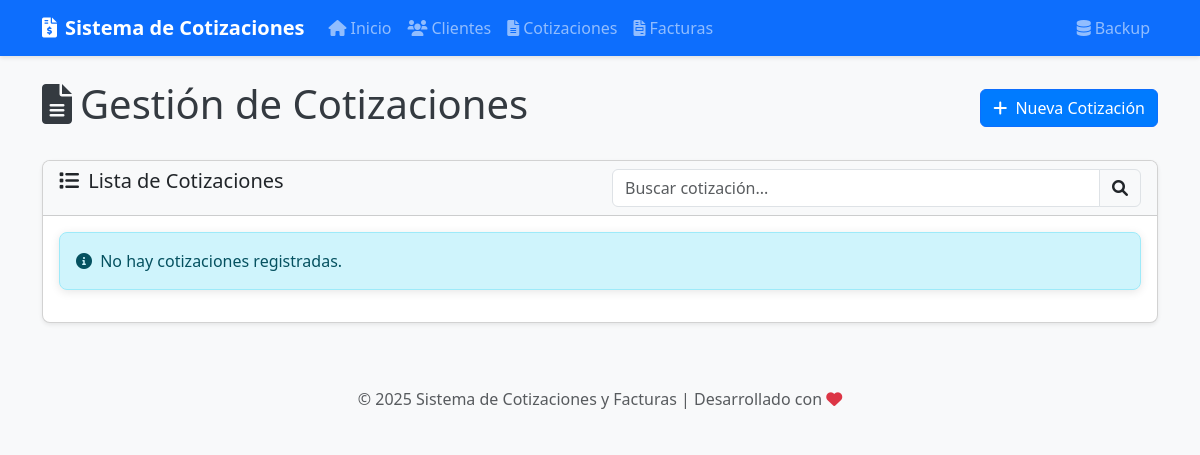
/cotizaciones, run on an earlier commit of the app's database.
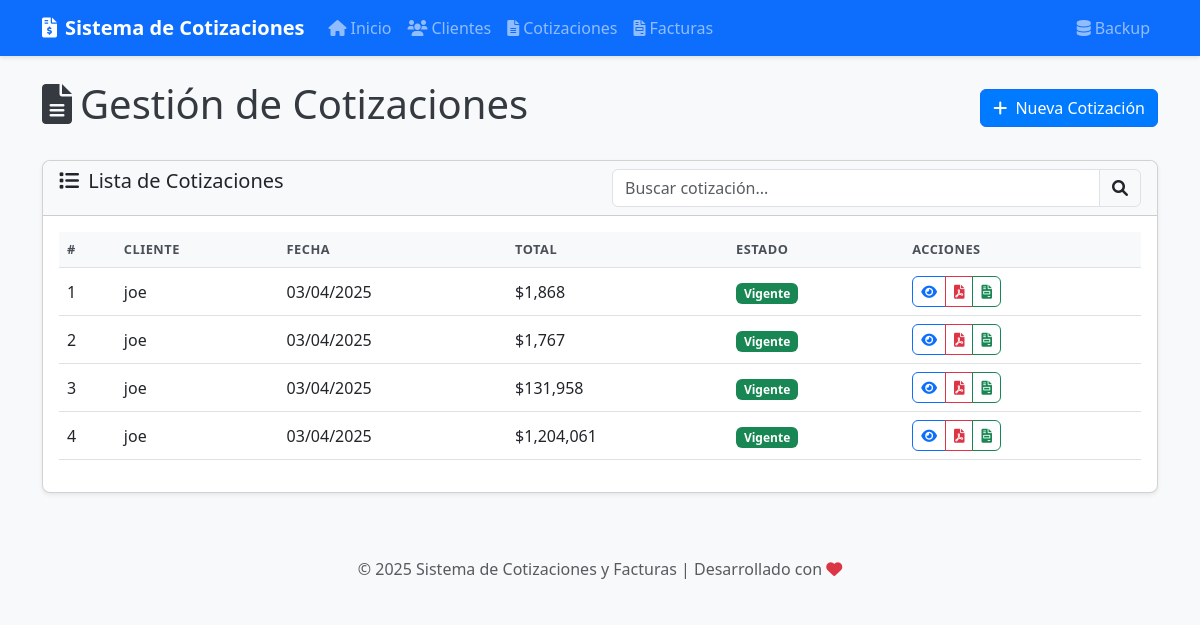
And on a later commit of the database.
### models.py (models this page shows, shortened)
class Cotizacion(db.Model):
    id = db.Column(db.Integer, primary_key=True)
    cliente_id = db.Column(db.Integer, db.ForeignKey('cliente.id'), nullable=False)
    fecha = db.Column(db.DateTime, default=datetime.now)
    validez = db.Column(db.Integer, default=30)  # Días de validez
    descripcion = db.Column(db.Text, nullable=True)
    items = db.relationship('ItemCotizacion', backref='cotizacion', lazy=True, cascade="all, delete-orphan")
    facturas = db.relationship('Factura', backref='cotizacion', lazy=True)
    @property
    def fecha_vencimiento(self):
        return self.fecha + timedelta(days=self.validez)
    @property
    def esta_vencida(self):
        return datetime.now() > self.fecha_vencimiento
    @property
    def subtotal(self):
        return sum(item.subtotal for item in self.items)
    @property
    def iva(self):
        return self.subtotal * 0.19  # 19% IVA en Chile
    @property
    def total(self):
        return self.subtotal + self.iva

class Cliente(db.Model):
    id = db.Column(db.Integer, primary_key=True)
    nombre = db.Column(db.String(100), nullable=False)
    email = db.Column(db.String(100), nullable=True)
    telefono = db.Column(db.String(20), nullable=True)
    direccion = db.Column(db.String(200), nullable=True)
    rut = db.Column(db.String(20), nullable=True)
    fecha_creacion = db.Column(db.DateTime, default=datetime.now)
    cotizaciones = db.relationship('Cotizacion', backref='cliente', lazy=True)
    facturas = db.relationship('Factura', backref='cliente', lazy=True)

class ItemCotizacion(db.Model):
    id = db.Column(db.Integer, primary_key=True)
    cotizacion_id = db.Column(db.Integer, db.ForeignKey('cotizacion.id'), nullable=False)
    nombre = db.Column(db.String(100), nullable=False)
    descripcion = db.Column(db.Text, nullable=True)
    cantidad = db.Column(db.Integer, default=1)
    precio_unitario = db.Column(db.Float, nullable=False)
    @property
    def subtotal(self):
        return self.cantidad * self.precio_unitario

### app.py (the view)
@app.route('/cotizaciones')
def listar_cotizaciones():
    cotizaciones = Cotizacion.query.all()
    return render_template('cotizaciones/listar.html', cotizaciones=cotizaciones)

### templates/cotizaciones/listar.html (shortened to what this page needs)
{% extends 'base.html' %}
{% block content %}
<div class="d-flex justify-content-between align-items-center mb-4">
    <h1><i class="fas fa-file-alt me-2"></i>Gestión de Cotizaciones</h1>
    <a href="{{ url_for('nueva_cotizacion') }}" class="btn btn-primary">
        <i class="fas fa-plus me-1"></i> Nueva Cotización
    </a>
</div>
<div class="card shadow-sm">
    <div class="card-header bg-light">
        <div class="row">
            <div class="col-md-6">
                <h5 class="mb-0"><i class="fas fa-list me-1"></i> Lista de Cotizaciones</h5>
            </div>
            <div class="col-md-6">
                <div class="input-group">
                    <input type="text" id="buscar-cotizacion" class="form-control" placeholder="Buscar cotización...">
                    <span class="input-group-text">
                        <i class="fas fa-search"></i>
                    </span>
                </div>
            </div>
        </div>
    </div>
    <div class="card-body">
        {% if cotizaciones %}
            <div class="table-responsive">
                <table class="table table-hover">
                    <thead>
                        <tr>
                            <th>#</th>
                            <th>Cliente</th>
                            <th>Fecha</th>
                            <th>Total</th>
                            <th>Estado</th>
                            <th>Acciones</th>
                        </tr>
                    </thead>
                    <tbody id="tabla-cotizaciones">
                        {% for cotizacion in cotizaciones %}
                            <tr>
                                <td>{{ cotizacion.id }}</td>
                                <td>{{ cotizacion.cliente.nombre }}</td>
                                <td>{{ cotizacion.fecha.strftime('%d/%m/%Y') }}</td>
                                <td>${{ "{:,.0f}".format(cotizacion.total) }}</td>
                                <td>
                                    {% if cotizacion.esta_vencida %}
                                        <span class="badge bg-danger">Vencida</span>
                                    {% else %}
                                        <span class="badge bg-success">Vigente</span>
                                    {% endif %}
                                </td>
                                <td>
                                    <div class="btn-group btn-group-sm">
                                        <a href="{{ url_for('ver_cotizacion', id=cotizacion.id) }}" class="btn btn-outline-primary" title="Ver detalle">
                                            <i class="fas fa-eye"></i>
                                        </a>
                                        <a href="{{ url_for('pdf_cotizacion', id=cotizacion.id) }}" class="btn btn-outline-danger" target="_blank" title="Ver PDF">
                                            <i class="fas fa-file-pdf"></i>
                                        </a>
                                        <a href="{{ url_for('cotizacion_a_factura', id=cotizacion.id) }}" class="btn btn-outline-success" title="Convertir a factura">
                                            <i class="fas fa-file-invoice"></i>
                                        </a>
                                    </div>
                                </td>
                            </tr>
                        {% endfor %}
                    </tbody>
                </table>
            </div>
        {% else %}
            <div class="alert alert-info">
                <i class="fas fa-info-circle me-1"></i> No hay cotizaciones registradas.
            </div>
        {% endif %}
    </div>
</div>
{% endblock %}

### templates/base.html (shortened to what this page needs)
<!DOCTYPE html>
<html lang="es">
<head>
    <link href="https://cdn.jsdelivr.net/npm/bootstrap@5.3.0-alpha1/dist/css/bootstrap.min.css" rel="stylesheet">
    <link rel="stylesheet" href="https://cdnjs.cloudflare.com/ajax/libs/font-awesome/6.0.0/css/all.min.css">
    <link rel="stylesheet" href="{{ url_for('static', filename='css/style.css') }}">
</head>
<body>
    <nav class="navbar navbar-expand-lg navbar-dark bg-primary">
        <div class="container">
            <a class="navbar-brand" href="{{ url_for('home') }}">
                <i class="fas fa-file-invoice-dollar me-2"></i>Sistema de Cotizaciones
            </a>
            <div class="collapse navbar-collapse" id="navbarNav">
                <ul class="navbar-nav">
                    <li class="nav-item">
                        <a class="nav-link" href="{{ url_for('home') }}">
                            <i class="fas fa-home me-1"></i>Inicio
                        </a>
                    </li>
                    <li class="nav-item">
                        <a class="nav-link" href="{{ url_for('listar_clientes') }}">
                            <i class="fas fa-users me-1"></i>Clientes
                        </a>
                    </li>
                    <li class="nav-item">
                        <a class="nav-link" href="{{ url_for('listar_cotizaciones') }}">
                            <i class="fas fa-file-alt me-1"></i>Cotizaciones
                        </a>
                    </li>
                    <li class="nav-item">
                        <a class="nav-link" href="{{ url_for('listar_facturas') }}">
                            <i class="fas fa-file-invoice me-1"></i>Facturas
                        </a>
                    </li>
                </ul>
                <ul class="navbar-nav ms-auto">
                    <li class="nav-item">
                        <a class="nav-link" href="{{ url_for('realizar_backup') }}" title="Realizar backup manual">
                            <i class="fas fa-database me-1"></i>Backup
                        </a>
                    </li>
                </ul>
            </div>
        </div>
    </nav>
    <div class="container mt-4">
        {% block content %}{% endblock %}
    </div>
    <footer class="footer mt-5 py-3 bg-light">
        <div class="container text-center">
            <span class="text-muted">© 2025 Sistema de Cotizaciones y Facturas | Desarrollado con <i class="fas fa-heart text-danger"></i></span>
        </div>
    </footer>
</body>
</html>

### static/css/style.css (style rules this page uses)
body { background-color: #f8f9fa; color: #343a40; min-height: 100vh; display: flex; flex-direction: column; }
.footer { margin-top: auto; }
.card { border-radius: 8px; overflow: hidden; transition: transform 0.3s, box-shadow 0.3s; }
.card-header { font-weight: 500; }
.btn { border-radius: 6px; font-weight: 500; }
.btn-primary { background-color: #007bff; }
.navbar { box-shadow: 0 2px 4px rgba(0, 0, 0, 0.1); }
.navbar-brand { font-weight: 600; font-size: 1.25rem; }
.table { vertical-align: middle; }
.table thead th { background-color: #f8f9fa; color: #495057; font-weight: 600; text-transform: uppercase; font-size: 0.8rem; letter-spacing: 0.5px; }

What changed in the data, as far as the page shows it:
added Cotizacion: id "1", cliente.nombre "joe", fecha "03/04/2025", validez "Vigente"
added ItemCotizacion: total "1,868"
added Cotizacion: id "2", cliente.nombre "joe", fecha "03/04/2025", validez "Vigente"
added ItemCotizacion: total "1,767"
added Cotizacion: id "3", cliente.nombre "joe", fecha "03/04/2025", validez "Vigente"
added ItemCotizacion: total "131,958"
added Cotizacion: id "4", cliente.nombre "joe", fecha "03/04/2025", validez "Vigente"
added ItemCotizacion: total "1,204,061"
Also different on the page:
text no longer shown: "No hay cotizaciones registradas."
text now shown: "# CLIENTE FECHA TOTAL ESTADO ACCIONES"
